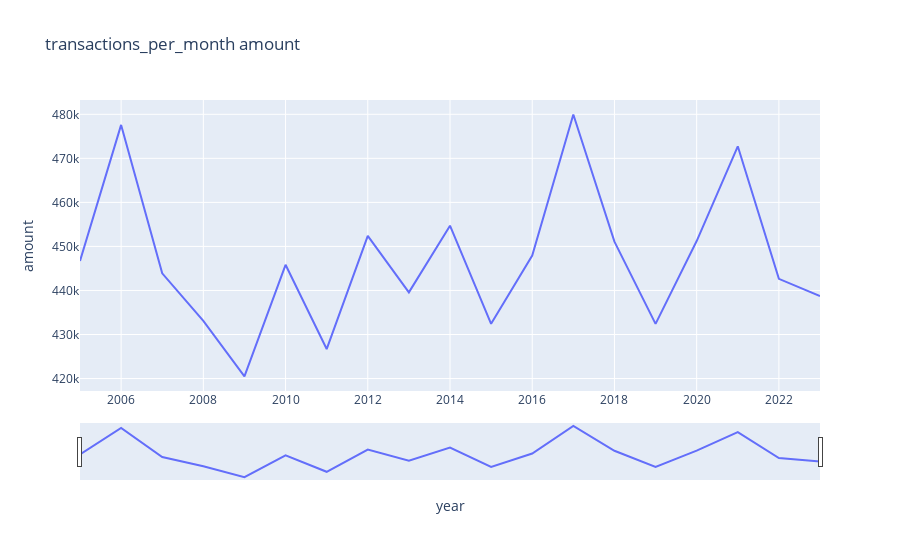

Notebook source saved alongside this figure:
### Markdown cell above
Montant de transaction par an

### Code cell
transactions_per_month = pd.DataFrame(transactions_copy.groupby("year").amount.aggregate('mean')).reset_index()
fig = px.line(transactions_per_month, x='year', y='amount', title='transactions_per_month amount')

fig.update_xaxes(rangeslider_visible=True)
fig.show()

### Figure 1 — Plotly figure (JSON) as saved in the notebook; plotly's stock layout.template omitted (floating-point values rounded to 4 significant figures)
{"data": [{"hovertemplate": "year=%{x}<br>amount=%{y}<extra></extra>", "legendgroup": "", "line": {"color": "#636efa", "dash": "solid"}, "marker": {"symbol": "circle"}, "mode": "lines", "name": "", "orientation": "v", "showlegend": false, "type": "scatter", "x": [2005, 2006, 2007, 2008, 2009, 2010, 2011, 2012, 2013, 2014, 2015, 2016, 2017, 2018, 2019, 2020, 2021, 2022, 2023], "xaxis": "x", "y": [446700.0, 477600.0, 443900.0, 433100.0, 420500.0, 445800.0, 426700.0, 452400.0, 439600.0, 454700.0, 432400.0, 447900.0, 479900.0, 451100.0, 432400.0, 451200.0, 472700.0, 442600.0, 438700.0], "yaxis": "y"}], "layout": {"autosize": true, "legend": {"tracegroupgap": 0}, "title": {"text": "transactions_per_month amount"}, "xaxis": {"anchor": "y", "autorange": true, "domain": [0, 1], "range": [2005, 2023], "rangeslider": {"autorange": true, "range": [2005, 2023], "visible": true, "yaxis": {"_template": null, "rangemode": "match"}}, "title": {"text": "year"}, "type": "linear"}, "yaxis": {"anchor": "x", "autorange": true, "domain": [0, 1], "range": [417200.0, 483200.0], "title": {"text": "amount"}, "type": "linear"}}}
